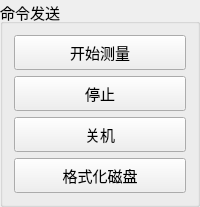
           <widget class="QGroupBox" name="grpOrderSend">
            <property name="sizePolicy">
             <sizepolicy hsizetype="Fixed" vsizetype="Preferred">
              <horstretch>0</horstretch>
              <verstretch>0</verstretch>
             </sizepolicy>
            </property>
            <property name="minimumSize">
             <size>
              <width>155</width>
              <height>0</height>
             </size>
            </property>
            <property name="font">
             <font>
              <pointsize>11</pointsize>
             </font>
            </property>
            <property name="title">
             <string>命令发送</string>
            </property>
            <layout class="QVBoxLayout" name="verticalLayout_5">
             <item>
              <widget class="QPushButton" name="btnCmdStart">
               <property name="sizePolicy">
                <sizepolicy hsizetype="Expanding" vsizetype="Fixed">
                 <horstretch>0</horstretch>
                 <verstretch>0</verstretch>
                </sizepolicy>
               </property>
               <property name="minimumSize">
                <size>
                 <width>0</width>
                 <height>35</height>
                </size>
               </property>
               <property name="text">
                <string>开始测量</string>
               </property>
              </widget>
             </item>
             <item>
              <widget class="QPushButton" name="btnCmdStop">
               <property name="sizePolicy">
                <sizepolicy hsizetype="Expanding" vsizetype="Fixed">
                 <horstretch>0</horstretch>
                 <verstretch>0</verstretch>
                </sizepolicy>
               </property>
               <property name="minimumSize">
                <size>
                 <width>0</width>
                 <height>35</height>
                </size>
               </property>
               <property name="text">
                <string>停止</string>
               </property>
              </widget>
             </item>
             <item>
              <widget class="QPushButton" name="btnCmdHalt">
               <property name="sizePolicy">
                <sizepolicy hsizetype="Expanding" vsizetype="Fixed">
                 <horstretch>0</horstretch>
                 <verstretch>0</verstretch>
                </sizepolicy>
               </property>
               <property name="minimumSize">
                <size>
                 <width>0</width>
                 <height>35</height>
                </size>
               </property>
               <property name="text">
                <string>关机</string>
               </property>
              </widget>
             </item>
             <item>
              <widget class="QPushButton" name="btnCmdFormat">
               <property name="sizePolicy">
                <sizepolicy hsizetype="Expanding" vsizetype="Fixed">
                 <horstretch>0</horstretch>
                 <verstretch>0</verstretch>
                </sizepolicy>
               </property>
               <property name="minimumSize">
                <size>
                 <width>0</width>
                 <height>35</height>
                </size>
               </property>
               <property name="text">
                <string>格式化磁盘</string>
               </property>
              </widget>
             </item>
            </layout>
           </widget>
